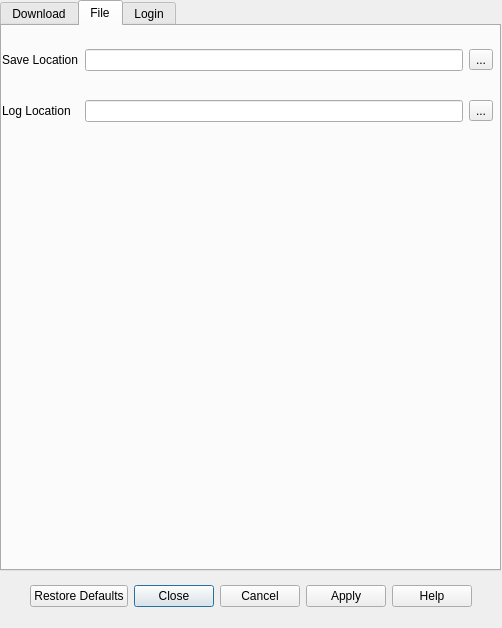
<?xml version="1.0" encoding="UTF-8"?>
<ui version="4.0">
 <class>config_dialog</class>
 <widget class="QDialog" name="config_dialog">
  <property name="geometry">
   <rect>
    <x>0</x>
    <y>0</y>
    <width>502</width>
    <height>628</height>
   </rect>
  </property>
  <property name="windowTitle">
   <string>Configuration Settings</string>
  </property>
  <widget class="QDialogButtonBox" name="buttonBox">
   <property name="geometry">
    <rect>
     <x>0</x>
     <y>571</y>
     <width>501</width>
     <height>51</height>
    </rect>
   </property>
   <property name="orientation">
    <enum>Qt::Horizontal</enum>
   </property>
   <property name="standardButtons">
    <set>QDialogButtonBox::Apply|QDialogButtonBox::Cancel|QDialogButtonBox::Close|QDialogButtonBox::Help|QDialogButtonBox::RestoreDefaults</set>
   </property>
   <property name="centerButtons">
    <bool>true</bool>
   </property>
  </widget>
  <widget class="QTabWidget" name="tabWidget">
   <property name="geometry">
    <rect>
     <x>0</x>
     <y>0</y>
     <width>501</width>
     <height>571</height>
    </rect>
   </property>
   <property name="currentIndex">
    <number>1</number>
   </property>
   <widget class="QWidget" name="tab_2">
    <attribute name="title">
     <string>Download</string>
    </attribute>
    <widget class="QWidget" name="layoutWidget">
     <property name="geometry">
      <rect>
       <x>0</x>
       <y>0</y>
       <width>491</width>
       <height>201</height>
      </rect>
     </property>
     <layout class="QGridLayout" name="gridLayout_2">
      <item row="0" column="0">
       <widget class="QLabel" name="label">
        <property name="text">
         <string>Simultaneous downloads</string>
        </property>
       </widget>
      </item>
      <item row="0" column="3">
       <widget class="QCheckBox" name="download_image_checkbox">
        <property name="text">
         <string>Download images</string>
        </property>
        <property name="checked">
         <bool>true</bool>
        </property>
       </widget>
      </item>
      <item row="2" column="3">
       <widget class="QCheckBox" name="overwrite_checkbox">
        <property name="text">
         <string>Overwrite files</string>
        </property>
       </widget>
      </item>
      <item row="3" column="0">
       <widget class="QLabel" name="label_4">
        <property name="text">
         <string>Delay</string>
        </property>
       </widget>
      </item>
      <item row="0" column="2">
       <widget class="QSpinBox" name="spinBox">
        <property name="alignment">
         <set>Qt::AlignCenter</set>
        </property>
        <property name="minimum">
         <number>1</number>
        </property>
       </widget>
      </item>
      <item row="2" column="0">
       <widget class="QLabel" name="label_3">
        <property name="text">
         <string>Retries</string>
        </property>
       </widget>
      </item>
      <item row="2" column="2">
       <widget class="QSpinBox" name="spinBox_2">
        <property name="sizePolicy">
         <sizepolicy hsizetype="Preferred" vsizetype="Fixed">
          <horstretch>0</horstretch>
          <verstretch>0</verstretch>
         </sizepolicy>
        </property>
        <property name="alignment">
         <set>Qt::AlignCenter</set>
        </property>
       </widget>
      </item>
      <item row="3" column="3">
       <widget class="QCheckBox" name="download_torrent_checkbox">
        <property name="text">
         <string>Download .torrent</string>
        </property>
       </widget>
      </item>
      <item row="3" column="2">
       <widget class="QDoubleSpinBox" name="doubleSpinBox">
        <property name="sizePolicy">
         <sizepolicy hsizetype="Expanding" vsizetype="Fixed">
          <horstretch>0</horstretch>
          <verstretch>0</verstretch>
         </sizepolicy>
        </property>
        <property name="alignment">
         <set>Qt::AlignCenter</set>
        </property>
       </widget>
      </item>
      <item row="4" column="0">
       <widget class="QLabel" name="label_2">
        <property name="text">
         <string>After downloading</string>
        </property>
        <property name="wordWrap">
         <bool>true</bool>
        </property>
       </widget>
      </item>
      <item row="4" column="2">
       <widget class="QComboBox" name="download_end_choice">
        <property name="sizePolicy">
         <sizepolicy hsizetype="Expanding" vsizetype="Fixed">
          <horstretch>0</horstretch>
          <verstretch>0</verstretch>
         </sizepolicy>
        </property>
        <item>
         <property name="text">
          <string>Do Nothing</string>
         </property>
        </item>
        <item>
         <property name="text">
          <string>Create .cbz</string>
         </property>
        </item>
        <item>
         <property name="text">
          <string>Create .zip</string>
         </property>
        </item>
       </widget>
      </item>
      <item row="4" column="3">
       <widget class="QCheckBox" name="remove_after_checkbox">
        <property name="enabled">
         <bool>false</bool>
        </property>
        <property name="text">
         <string>Remove after</string>
        </property>
       </widget>
      </item>
     </layout>
    </widget>
   </widget>
   <widget class="QWidget" name="tab">
    <attribute name="title">
     <string>File</string>
    </attribute>
    <widget class="QWidget" name="layoutWidget">
     <property name="geometry">
      <rect>
       <x>0</x>
       <y>0</y>
       <width>491</width>
       <height>120</height>
      </rect>
     </property>
     <layout class="QGridLayout" name="gridLayout">
      <property name="sizeConstraint">
       <enum>QLayout::SetDefaultConstraint</enum>
      </property>
      <item row="2" column="5">
       <widget class="QToolButton" name="location_selection_log_config_dialog">
        <property name="text">
         <string>...</string>
        </property>
       </widget>
      </item>
      <item row="0" column="1">
       <widget class="QLabel" name="save_location_label_4">
        <property name="sizePolicy">
         <sizepolicy hsizetype="Fixed" vsizetype="Preferred">
          <horstretch>0</horstretch>
          <verstretch>0</verstretch>
         </sizepolicy>
        </property>
        <property name="text">
         <string>Save Location</string>
        </property>
       </widget>
      </item>
      <item row="2" column="1">
       <widget class="QLabel" name="save_location_label_5">
        <property name="sizePolicy">
         <sizepolicy hsizetype="Fixed" vsizetype="Preferred">
          <horstretch>0</horstretch>
          <verstretch>0</verstretch>
         </sizepolicy>
        </property>
        <property name="text">
         <string>Log Location</string>
        </property>
       </widget>
      </item>
      <item row="0" column="2" colspan="2">
       <widget class="QLineEdit" name="location_save_config_dialog">
        <property name="sizePolicy">
         <sizepolicy hsizetype="MinimumExpanding" vsizetype="Fixed">
          <horstretch>0</horstretch>
          <verstretch>0</verstretch>
         </sizepolicy>
        </property>
       </widget>
      </item>
      <item row="2" column="2" colspan="2">
       <widget class="QLineEdit" name="location_log_config_dialog">
        <property name="sizePolicy">
         <sizepolicy hsizetype="MinimumExpanding" vsizetype="Fixed">
          <horstretch>0</horstretch>
          <verstretch>0</verstretch>
         </sizepolicy>
        </property>
       </widget>
      </item>
      <item row="0" column="5">
       <widget class="QToolButton" name="location_selection_save_config_dialog">
        <property name="text">
         <string>...</string>
        </property>
       </widget>
      </item>
     </layout>
    </widget>
   </widget>
   <widget class="QWidget" name="save_tab">
    <attribute name="title">
     <string>Login</string>
    </attribute>
   </widget>
  </widget>
 </widget>
 <resources/>
 <connections>
  <connection>
   <sender>buttonBox</sender>
   <signal>accepted()</signal>
   <receiver>config_dialog</receiver>
   <slot>accept()</slot>
   <hints>
    <hint type="sourcelabel">
     <x>248</x>
     <y>254</y>
    </hint>
    <hint type="destinationlabel">
     <x>157</x>
     <y>274</y>
    </hint>
   </hints>
  </connection>
  <connection>
   <sender>buttonBox</sender>
   <signal>rejected()</signal>
   <receiver>config_dialog</receiver>
   <slot>reject()</slot>
   <hints>
    <hint type="sourcelabel">
     <x>316</x>
     <y>260</y>
    </hint>
    <hint type="destinationlabel">
     <x>286</x>
     <y>274</y>
    </hint>
   </hints>
  </connection>
 </connections>
</ui>
